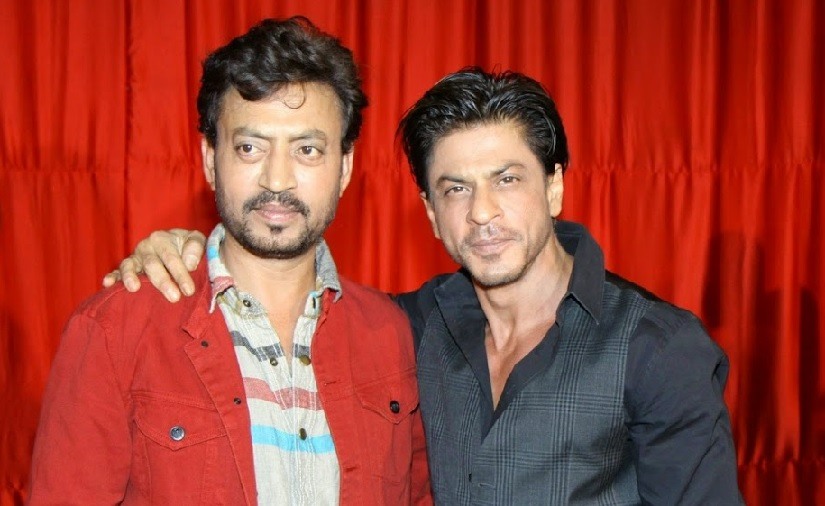
#> input picture img1.jpg, 825 x 506 px
$ python CropFaceFromImage.py
#> lines starting #> are read from the running program, lines starting #| are printed output that depends on the picture
import cv2


class CropFace:

    def __init__(self, imagepath):
        self.imagepath = imagepath

    def cropimages(self):
        image = cv2.imread(self.imagepath)
#> image is the input picture: shape (506, 825, 3); mean B, G, R 51.5, 62.8, 159.4
        image_gray = cv2.cvtColor(image, cv2.COLOR_BGR2GRAY)
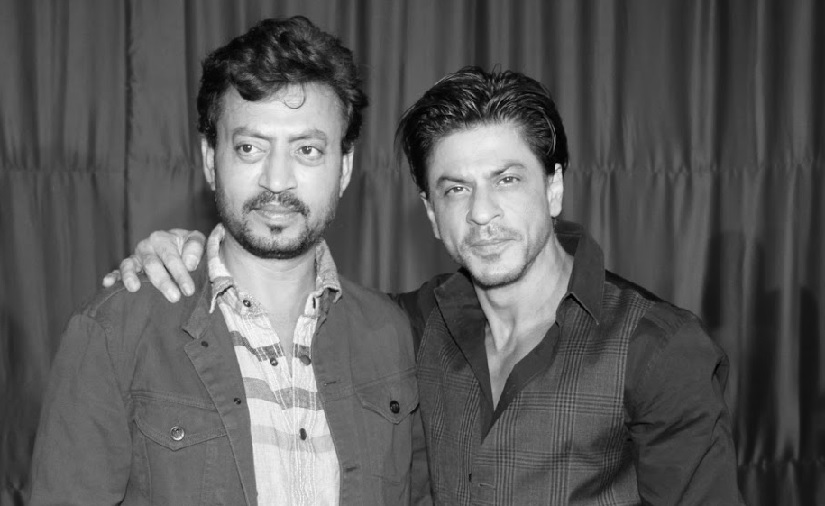
#> image_gray: shape (506, 825); min 0, max 254, mean 90.4
        face_cascade = cv2.CascadeClassifier('haarcascade_frontalface_alt.xml')
        faces = face_cascade.detectMultiScale(
            image_gray, scaleFactor=1.3, minNeighbors=5)
#> faces = [[410, 132, 142, 142], [199, 88, 160, 160]]

        faces_found = []

        for x, y, w, h in faces:
            facecrop = image[y:y + h, x:x + w]
            faces_found.append(facecrop)
#> this loop made 2 passes
#> pass 1, in cropimages, `facecrop = image[y:y + h, x:x + w]`:
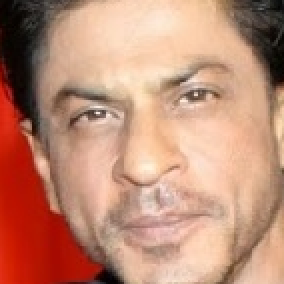
#> facecrop: shape (142, 142, 3) (shown 2 times larger); mean B, G, R 117.8, 140.2, 191.9
#> pass 2, in cropimages, `facecrop = image[y:y + h, x:x + w]`:
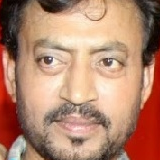
#> facecrop: shape (160, 160, 3); mean B, G, R 110.7, 133.7, 179.6
#> after the loop, faces_found = 2 items

        return faces_found

    def saveimages(self, facesarray):
        if len(facesarray) == 0:
            print("No faces found, try another image please")

        for i, face in enumerate(facesarray):
            cv2.imwrite("face-" + str(i) + ".jpg", face)
            print("Saved image as face-" + str(i))


if __name__ == "__main__":
    crop = CropFace("img1.jpg")
    faces = crop.cropimages()
#> faces = 2 items
    crop.saveimages(faces)
#> the loop in saveimages, `for i, face in enumerate(facesarray):` made 2 passes
#| Saved image as face-0
#| Saved image as face-1

$ run again, with img2.jpg copied over img1.jpg
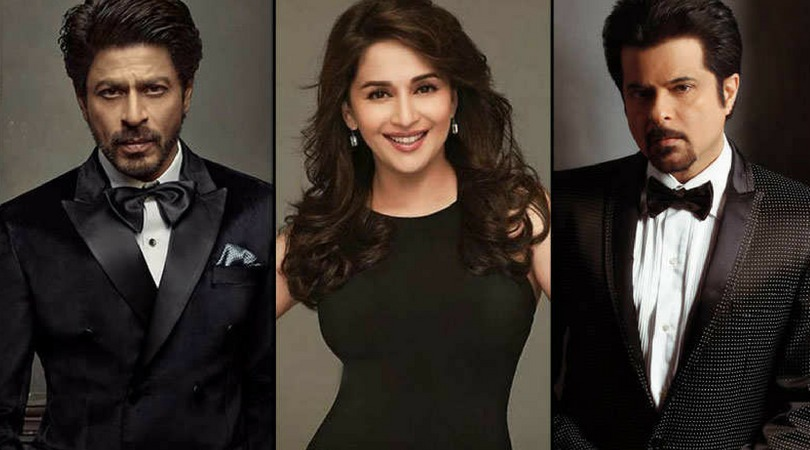
#> input picture img2.jpg, 810 x 450 px
#> in cropimages, image is the input picture: shape (450, 810, 3); mean B, G, R 46.3, 52.9, 61.7
#> in cropimages, `faces = face_cascade.detectMultiScale( image_gray, scaleFactor=1.3, mi..`: faces = [[73, 47, 118, 118], [343, 46, 120, 120], [605, 43, 123, 123]]
#> the loop in cropimages, `for x, y, w, h in faces:` made 3 passes
#> pass 1, in cropimages, `facecrop = image[y:y + h, x:x + w]`:
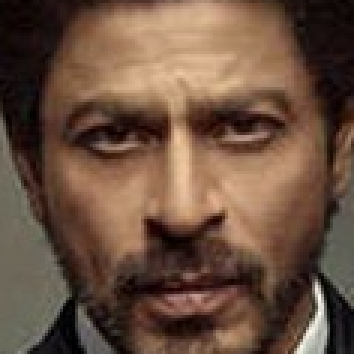
#> facecrop: shape (118, 118, 3) (shown 3 times larger); mean B, G, R 63.7, 80.3, 106.5
#> pass 3, in cropimages, `facecrop = image[y:y + h, x:x + w]`:
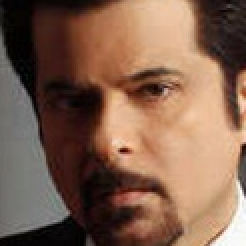
#> facecrop: shape (123, 123, 3) (shown 2 times larger); mean B, G, R 79, 97.5, 129.3
#> after the loop in cropimages, `for x, y, w, h in faces:`: faces_found = 3 items
#> the loop in saveimages, `for i, face in enumerate(facesarray):` made 3 passes
#| Saved image as face-0
#| Saved image as face-1
#| Saved image as face-2
